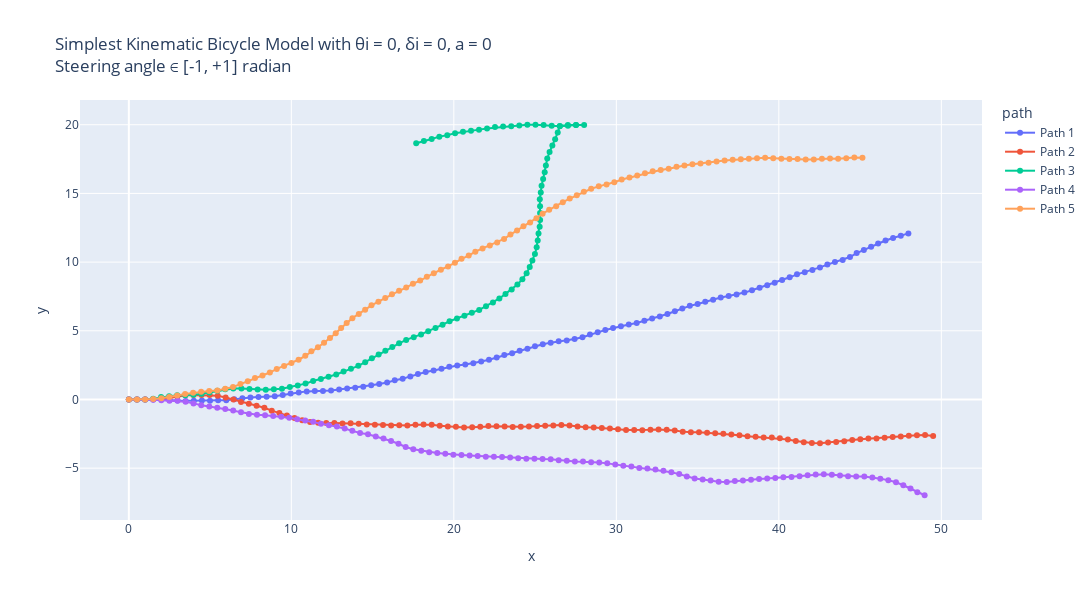

The notebook cell saved with this chart:
### Markdown cell above
Simplest Kinematic Bicycle Model with θi = 0, δi = 0, a = 0 : 
Using simple_kinematic_bicycle_model so that always a fwd motion is observed i.e. keeping steering angle between -1 to +1 radians

### Code cell
# Making 5 possible trajectories
trajectories = []
for i in range(5):
    x_traj, y_traj, theta_init, delta_init, a_traj, v_traj = start_trajectory(theta_init=0.0, a_init=0.0, delta_init=0.0, v_init=5, mode="simple")
    trajectories.append((x_traj, y_traj, theta_init, delta_init, a_traj, v_traj))


# Create a DataFrame for plotting
data = []
for i, (x_traj, y_traj, theta_init, delta_init, a_traj, v_traj) in enumerate(trajectories):
    for x, y, v in zip(x_traj, y_traj, v_traj):
        data.append({"x": x, "y": y, "v": v, "path": f"Path {i+1}"})
df = pd.DataFrame(data)

# Create the plot
fig = px.line(df, x="x", y="y", color="path", custom_data=["v"], title="Simplest Kinematic Bicycle Model with θi = 0, δi = 0, a = 0 <br>Steering angle ∈ [-1, +1] radian", render_mode="svg")
# Add hover functionality
fig.update_traces(mode="markers+lines", hovertemplate="<br>".join([
    "v: %{customdata[0]:.2f}",
    "x: %{x:.2f}",
    "y: %{y:.2f}"
]))
fig.update_layout(height=600,width=1130)
fig.show()

# Using plt :
plt.figure(figsize=(15, 6))
for i, (x_traj, y_traj, θi, δi, a_traj, v_traj) in enumerate(trajectories):
    # Model built such that a remains same inside; can be randomised by using a random statement.
    # print(x_traj,"\n", y_traj)
    plt.plot(x_traj, y_traj, label=f"Path {i+1}", alpha = 0.7)
plt.xlabel("x [m]")
plt.ylabel("y [m]")
plt.grid("True")
plt.title("Simplest Kinematic Bicycle Model with θi = 0, δi = 0, a = 0 \n Steering angle ∈ [-1, +1]")
plt.legend()
plt.show()

# Using plt to show the velocity variation w.r.t. time :
dt = 0.1  # Time step
t_end = 10  # 10 seconds
t = np.arange(0, t_end + dt, dt)

plt.figure(figsize=(15, 6))
for i, (x_traj, y_traj, θi, δi, a_traj, v_traj) in enumerate(trajectories):
    # Model built such that a remains same inside; can be randomised by using a random statement.
    # print(x_traj,"\n", y_traj)
    plt.plot(t, v_traj, label=f"Path {i+1}", alpha = 0.7)
plt.ylabel("v [m/s]")
plt.xlabel("t [s]")
plt.grid("True")
plt.title("Velocity variation w.r.t. time")
plt.legend()
plt.show()

### Figure 1 — Plotly figure (JSON) as saved in the notebook; plotly's stock layout.template omitted (floating-point values rounded to 4 significant figures)
{"data": [{"customdata": [[5], [5], [5], [5], [5], [5], [5], [5], [5], [5], [5], [5], [5], [5], [5], [5], [5], [5], [5], [5], [5], [5], [5], [5], [5], [5], [5], [5], [5], [5], [5], [5], [5], [5], [5], [5], [5], [5], [5], [5], [5], [5], [5], [5], [5], [5], [5], [5], [5], [5], [5], [5], [5], [5], [5], [5], [5], [5], [5], [5], [5], [5], [5], [5], [5], [5], [5], [5], [5], [5], [5], [5], [5], [5], [5], [5], [5], [5], [5], [5], [5], [5], [5], [5], [5], [5], [5], [5], [5], [5], [5], [5], [5], [5], [5], [5], [5], [5], [5], [5], [5]], "hovertemplate": "v: %{customdata[0]:.2f}<br>x: %{x:.2f}<br>y: %{y:.2f}", "legendgroup": "Path 1", "line": {"color": "#636efa", "dash": "solid"}, "marker": {"symbol": "circle"}, "mode": "markers+lines", "name": "Path 1", "orientation": "v", "showlegend": true, "type": "scatter", "x": [0, 0.5, 1, 1.5, 2.0, 2.499, 2.998, 3.496, 3.996, 4.496, 4.996, 5.495, 5.995, 6.489, 6.985, 7.482, 7.98, 8.48, 8.978, 9.469, 9.958, 10.45, 10.95, 11.45, 11.95, 12.44, 12.94, 13.43, 13.93, 14.43, 14.91, 15.4, 15.89, 16.36, 16.85, 17.32, 17.79, 18.27, 18.76, 19.24, 19.72, 20.21, 20.7, 21.2, 21.68, 22.16, 22.64, 23.1, 23.59, 24.05, 24.53, 24.99, 25.47, 25.96, 26.45, 26.95, 27.43, 27.92, 28.38, 28.85, 29.32, 29.8, 30.28, 30.76, 31.25, 31.73, 32.2, 32.68, 33.15, 33.6, 34.06, 34.52, 35.0, 35.47, 35.96, 36.42, 36.91, 37.4, 37.88, 38.35, 38.82, 39.29, 39.75, 40.2, 40.67, 41.12, 41.59, 42.07, 42.53, 42.99, 43.45, 43.93, 44.38, 44.79, 45.23, 45.68, 46.11, 46.57, 47.03, 47.5, 47.97], "xaxis": "x", "y": [0, 0, 0, 0.00359, -0.003557, -0.03764, -0.07255, -0.1065, -0.08941, -0.07725, -0.09336, -0.0622, -0.05471, 0.02214, 0.086, 0.1401, 0.1821, 0.1995, 0.2365, 0.3299, 0.4355, 0.5041, 0.5901, 0.6107, 0.6159, 0.6628, 0.7284, 0.7981, 0.8551, 0.9208, 1.032, 1.129, 1.229, 1.402, 1.513, 1.679, 1.853, 2.005, 2.113, 2.231, 2.379, 2.475, 2.553, 2.641, 2.758, 2.89, 3.056, 3.232, 3.359, 3.546, 3.695, 3.877, 4.022, 4.138, 4.235, 4.287, 4.405, 4.536, 4.729, 4.886, 5.057, 5.208, 5.338, 5.464, 5.574, 5.733, 5.889, 6.05, 6.22, 6.423, 6.622, 6.814, 6.95, 7.121, 7.255, 7.427, 7.535, 7.647, 7.782, 7.956, 8.138, 8.309, 8.506, 8.706, 8.893, 9.109, 9.266, 9.425, 9.616, 9.82, 10.0, 10.15, 10.37, 10.66, 10.89, 11.11, 11.36, 11.57, 11.76, 11.91, 12.09], "yaxis": "y"}, {"customdata": [[5], [5], [5], [5], [5], [5], [5], [5], [5], [5], [5], [5], [5], [5], [5], [5], [5], [5], [5], [5], [5], [5], [5], [5], [5], [5], [5], [5], [5], [5], [5], [5], [5], [5], [5], [5], [5], [5], [5], [5], [5], [5], [5], [5], [5], [5], [5], [5], [5], [5], [5], [5], [5], [5], [5], [5], [5], [5], [5], [5], [5], [5], [5], [5], [5], [5], [5], [5], [5], [5], [5], [5], [5], [5], [5], [5], [5], [5], [5], [5], [5], [5], [5], [5], [5], [5], [5], [5], [5], [5], [5], [5], [5], [5], [5], [5], [5], [5], [5], [5], [5]], "hovertemplate": "v: %{customdata[0]:.2f}<br>x: %{x:.2f}<br>y: %{y:.2f}", "legendgroup": "Path 2", "line": {"color": "#EF553B", "dash": "solid"}, "marker": {"symbol": "circle"}, "mode": "markers+lines", "name": "Path 2", "orientation": "v", "showlegend": true, "type": "scatter", "x": [0, 0.5, 1, 1.499, 1.999, 2.495, 2.982, 3.474, 3.974, 4.474, 4.974, 5.471, 5.957, 6.435, 6.902, 7.384, 7.86, 8.339, 8.794, 9.262, 9.727, 10.2, 10.67, 11.15, 11.65, 12.15, 12.65, 13.15, 13.65, 14.14, 14.64, 15.14, 15.64, 16.14, 16.64, 17.14, 17.64, 18.14, 18.64, 19.13, 19.63, 20.13, 20.63, 21.13, 21.63, 22.12, 22.62, 23.12, 23.62, 24.12, 24.62, 25.12, 25.62, 26.12, 26.62, 27.12, 27.61, 28.11, 28.61, 29.11, 29.61, 30.1, 30.6, 31.1, 31.6, 32.1, 32.6, 33.1, 33.59, 34.09, 34.59, 35.09, 35.58, 36.08, 36.58, 37.08, 37.58, 38.07, 38.57, 39.07, 39.57, 40.07, 40.56, 41.04, 41.54, 42.03, 42.53, 43.03, 43.53, 44.02, 44.52, 45.01, 45.51, 46.01, 46.51, 47.01, 47.5, 48.0, 48.5, 49.0, 49.5], "xaxis": "x", "y": [0, 0, 0, 0.02533, 0.04979, 0.1093, 0.2216, 0.313, 0.3277, 0.3178, 0.319, 0.266, 0.1507, 0.002909, -0.1751, -0.3076, -0.4623, -0.6063, -0.8126, -0.9892, -1.174, -1.347, -1.518, -1.638, -1.691, -1.708, -1.718, -1.741, -1.723, -1.767, -1.821, -1.838, -1.862, -1.886, -1.884, -1.892, -1.841, -1.825, -1.847, -1.908, -1.96, -1.991, -2.033, -2.014, -1.982, -1.936, -1.947, -1.961, -2.001, -1.986, -1.958, -1.935, -1.917, -1.89, -1.854, -1.892, -1.965, -2.028, -2.045, -2.071, -2.107, -2.167, -2.217, -2.227, -2.231, -2.208, -2.188, -2.2, -2.267, -2.34, -2.392, -2.383, -2.418, -2.459, -2.499, -2.552, -2.609, -2.669, -2.71, -2.761, -2.774, -2.82, -2.907, -3.02, -3.116, -3.173, -3.183, -3.136, -3.098, -3.042, -2.952, -2.893, -2.848, -2.837, -2.792, -2.738, -2.694, -2.632, -2.604, -2.594, -2.652], "yaxis": "y"}, {"customdata": [[5], [5], [5], [5], [5], [5], [5], [5], [5], [5], [5], [5], [5], [5], [5], [5], [5], [5], [5], [5], [5], [5], [5], [5], [5], [5], [5], [5], [5], [5], [5], [5], [5], [5], [5], [5], [5], [5], [5], [5], [5], [5], [5], [5], [5], [5], [5], [5], [5], [5], [5], [5], [5], [5], [5], [5], [5], [5], [5], [5], [5], [5], [5], [5], [5], [5], [5], [5], [5], [5], [5], [5], [5], [5], [5], [5], [5], [5], [5], [5], [5], [5], [5], [5], [5], [5], [5], [5], [5], [5], [5], [5], [5], [5], [5], [5], [5], [5], [5], [5], [5]], "hovertemplate": "v: %{customdata[0]:.2f}<br>x: %{x:.2f}<br>y: %{y:.2f}", "legendgroup": "Path 3", "line": {"color": "#00cc96", "dash": "solid"}, "marker": {"symbol": "circle"}, "mode": "markers+lines", "name": "Path 3", "orientation": "v", "showlegend": true, "type": "scatter", "x": [0, 0.5, 1, 1.496, 1.983, 2.48, 2.975, 3.475, 3.973, 4.469, 4.958, 5.443, 5.933, 6.428, 6.928, 7.426, 7.925, 8.425, 8.924, 9.422, 9.908, 10.39, 10.88, 11.34, 11.82, 12.29, 12.76, 13.21, 13.67, 14.12, 14.54, 14.96, 15.37, 15.79, 16.21, 16.63, 17.07, 17.53, 17.98, 18.42, 18.87, 19.31, 19.74, 20.19, 20.65, 21.11, 21.56, 21.98, 22.41, 22.8, 23.18, 23.56, 23.91, 24.22, 24.48, 24.67, 24.83, 24.99, 25.1, 25.16, 25.21, 25.28, 25.31, 25.31, 25.31, 25.29, 25.35, 25.4, 25.49, 25.59, 25.66, 25.75, 25.89, 26.06, 26.23, 26.39, 26.52, 27.02, 27.52, 28.02, 27.52, 27.02, 26.52, 26.02, 25.52, 25.02, 24.52, 24.03, 23.53, 23.03, 22.53, 22.04, 21.55, 21.06, 20.56, 20.08, 19.59, 19.11, 18.63, 18.16, 17.68], "xaxis": "x", "y": [0, 0, 0, 0.06209, 0.1746, 0.234, 0.3061, 0.3096, 0.3464, 0.4105, 0.5153, 0.6361, 0.7378, 0.8062, 0.8021, 0.7564, 0.7202, 0.7156, 0.7373, 0.7837, 0.9026, 1.021, 1.155, 1.342, 1.487, 1.648, 1.817, 2.028, 2.239, 2.447, 2.716, 2.999, 3.276, 3.556, 3.818, 4.091, 4.338, 4.521, 4.739, 4.975, 5.196, 5.443, 5.696, 5.902, 6.098, 6.306, 6.517, 6.789, 7.052, 7.356, 7.686, 8.009, 8.363, 8.758, 9.186, 9.647, 10.12, 10.59, 11.08, 11.58, 12.08, 12.57, 13.07, 13.57, 14.07, 14.57, 15.07, 15.56, 16.06, 16.55, 17.04, 17.53, 18.01, 18.48, 18.95, 19.43, 19.91, 19.98, 19.99, 19.98, 19.97, 19.92, 19.89, 19.93, 19.98, 20.0, 20.0, 19.95, 19.89, 19.87, 19.83, 19.73, 19.64, 19.56, 19.5, 19.37, 19.24, 19.13, 18.97, 18.82, 18.66], "yaxis": "y"}, {"customdata": [[5], [5], [5], [5], [5], [5], [5], [5], [5], [5], [5], [5], [5], [5], [5], [5], [5], [5], [5], [5], [5], [5], [5], [5], [5], [5], [5], [5], [5], [5], [5], [5], [5], [5], [5], [5], [5], [5], [5], [5], [5], [5], [5], [5], [5], [5], [5], [5], [5], [5], [5], [5], [5], [5], [5], [5], [5], [5], [5], [5], [5], [5], [5], [5], [5], [5], [5], [5], [5], [5], [5], [5], [5], [5], [5], [5], [5], [5], [5], [5], [5], [5], [5], [5], [5], [5], [5], [5], [5], [5], [5], [5], [5], [5], [5], [5], [5], [5], [5], [5], [5]], "hovertemplate": "v: %{customdata[0]:.2f}<br>x: %{x:.2f}<br>y: %{y:.2f}", "legendgroup": "Path 4", "line": {"color": "#ab63fa", "dash": "solid"}, "marker": {"symbol": "circle"}, "mode": "markers+lines", "name": "Path 4", "orientation": "v", "showlegend": true, "type": "scatter", "x": [0, 0.5, 1, 1.499, 1.998, 2.497, 2.997, 3.494, 3.978, 4.457, 4.95, 5.442, 5.934, 6.42, 6.902, 7.389, 7.885, 8.383, 8.881, 9.377, 9.872, 10.36, 10.85, 11.34, 11.83, 12.31, 12.8, 13.28, 13.75, 14.23, 14.72, 15.19, 15.67, 16.14, 16.59, 17.03, 17.51, 17.99, 18.48, 18.98, 19.48, 19.97, 20.47, 20.97, 21.47, 21.97, 22.47, 22.97, 23.46, 23.96, 24.46, 24.96, 25.46, 25.96, 26.45, 26.95, 27.45, 27.95, 28.45, 28.95, 29.44, 29.94, 30.43, 30.92, 31.41, 31.91, 32.41, 32.9, 33.39, 33.87, 34.34, 34.82, 35.31, 35.8, 36.3, 36.8, 37.29, 37.79, 38.29, 38.78, 39.28, 39.78, 40.28, 40.78, 41.28, 41.77, 42.27, 42.77, 43.27, 43.76, 44.26, 44.76, 45.26, 45.76, 46.25, 46.74, 47.21, 47.66, 48.1, 48.52, 48.97], "xaxis": "x", "y": [0, 0, 0, -0.0274, -0.06329, -0.08495, -0.09826, -0.1589, -0.2846, -0.426, -0.5089, -0.6016, -0.6866, -0.8043, -0.9373, -1.051, -1.117, -1.156, -1.202, -1.266, -1.334, -1.432, -1.525, -1.621, -1.758, -1.867, -1.968, -2.111, -2.282, -2.436, -2.535, -2.69, -2.831, -3.021, -3.222, -3.457, -3.626, -3.73, -3.835, -3.892, -3.955, -4.025, -4.044, -4.076, -4.121, -4.16, -4.168, -4.18, -4.216, -4.276, -4.31, -4.321, -4.335, -4.351, -4.429, -4.458, -4.515, -4.523, -4.573, -4.583, -4.651, -4.733, -4.816, -4.881, -4.981, -5.028, -5.095, -5.194, -5.297, -5.433, -5.603, -5.746, -5.817, -5.906, -5.986, -6.002, -5.94, -5.899, -5.835, -5.78, -5.761, -5.71, -5.666, -5.643, -5.582, -5.518, -5.468, -5.439, -5.488, -5.53, -5.583, -5.615, -5.606, -5.672, -5.767, -5.871, -6.03, -6.244, -6.481, -6.748, -6.971], "yaxis": "y"}, {"customdata": [[5], [5], [5], [5], [5], [5], [5], [5], [5], [5], [5], [5], [5], [5], [5], [5], [5], [5], [5], [5], [5], [5], [5], [5], [5], [5], [5], [5], [5], [5], [5], [5], [5], [5], [5], [5], [5], [5], [5], [5], [5], [5], [5], [5], [5], [5], [5], [5], [5], [5], [5], [5], [5], [5], [5], [5], [5], [5], [5], [5], [5], [5], [5], [5], [5], [5], [5], [5], [5], [5], [5], [5], [5], [5], [5], [5], [5], [5], [5], [5], [5], [5], [5], [5], [5], [5], [5], [5], [5], [5], [5], [5], [5], [5], [5], [5], [5], [5], [5], [5], [5]], "hovertemplate": "v: %{customdata[0]:.2f}<br>x: %{x:.2f}<br>y: %{y:.2f}", "legendgroup": "Path 5", "line": {"color": "#FFA15A", "dash": "solid"}, "marker": {"symbol": "circle"}, "mode": "markers+lines", "name": "Path 5", "orientation": "v", "showlegend": true, "type": "scatter", "x": [0, 0.5, 1, 1.499, 1.996, 2.488, 2.975, 3.461, 3.954, 4.448, 4.945, 5.444, 5.931, 6.411, 6.866, 7.319, 7.761, 8.224, 8.678, 9.102, 9.553, 10.01, 10.45, 10.86, 11.23, 11.64, 12.01, 12.38, 12.73, 13.06, 13.4, 13.76, 14.15, 14.54, 14.93, 15.36, 15.78, 16.19, 16.63, 17.07, 17.48, 17.93, 18.34, 18.77, 19.2, 19.64, 20.07, 20.47, 20.92, 21.32, 21.77, 22.22, 22.67, 23.09, 23.48, 23.89, 24.28, 24.69, 25.08, 25.46, 25.87, 26.3, 26.71, 27.13, 27.57, 28.0, 28.45, 28.92, 29.4, 29.88, 30.33, 30.81, 31.29, 31.76, 32.24, 32.73, 33.22, 33.7, 34.19, 34.68, 35.18, 35.68, 36.17, 36.66, 37.16, 37.66, 38.16, 38.66, 39.16, 39.65, 40.15, 40.65, 41.15, 41.65, 42.15, 42.65, 43.15, 43.65, 44.15, 44.65, 45.15], "xaxis": "x", "y": [0, 0, 0, 0.02751, 0.08387, 0.1722, 0.2878, 0.4021, 0.4888, 0.5624, 0.6185, 0.6598, 0.7723, 0.9116, 1.119, 1.331, 1.564, 1.753, 1.963, 2.227, 2.444, 2.656, 2.894, 3.175, 3.507, 3.802, 4.132, 4.473, 4.826, 5.2, 5.566, 5.921, 6.229, 6.54, 6.851, 7.118, 7.385, 7.667, 7.909, 8.148, 8.427, 8.657, 8.941, 9.198, 9.444, 9.679, 9.948, 10.24, 10.47, 10.76, 10.99, 11.21, 11.43, 11.69, 12.0, 12.29, 12.6, 12.89, 13.2, 13.53, 13.82, 14.07, 14.36, 14.62, 14.87, 15.12, 15.34, 15.51, 15.65, 15.81, 16.01, 16.16, 16.31, 16.46, 16.61, 16.71, 16.79, 16.93, 17.04, 17.13, 17.18, 17.24, 17.33, 17.4, 17.45, 17.49, 17.52, 17.57, 17.59, 17.56, 17.53, 17.51, 17.5, 17.47, 17.48, 17.52, 17.55, 17.53, 17.57, 17.61, 17.59], "yaxis": "y"}], "layout": {"height": 600, "legend": {"title": {"text": "path"}, "tracegroupgap": 0}, "title": {"text": "Simplest Kinematic Bicycle Model with θi = 0, δi = 0, a = 0 <br>Steering angle ∈ [-1, +1] radian"}, "width": 1130, "xaxis": {"anchor": "y", "domain": [0, 1], "title": {"text": "x"}}, "yaxis": {"anchor": "x", "domain": [0, 1], "title": {"text": "y"}}}}
